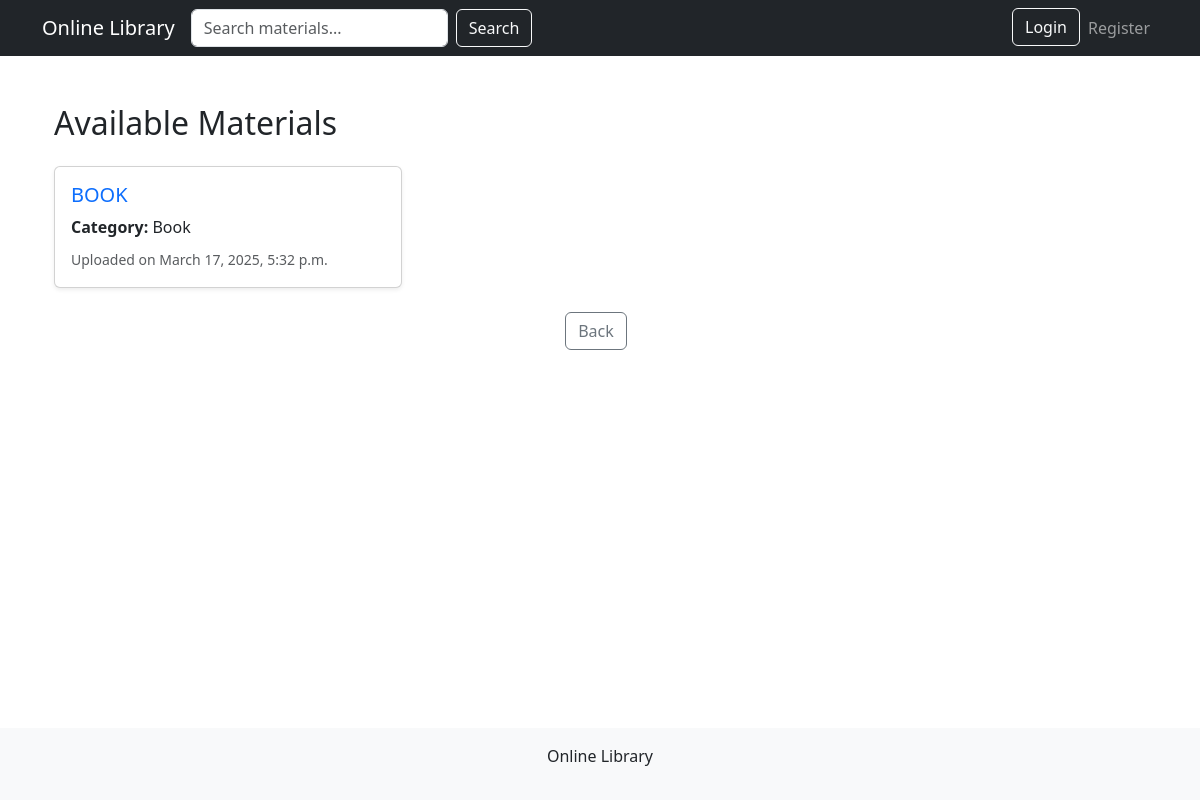
The page /materials/ on the database as committed earlier.
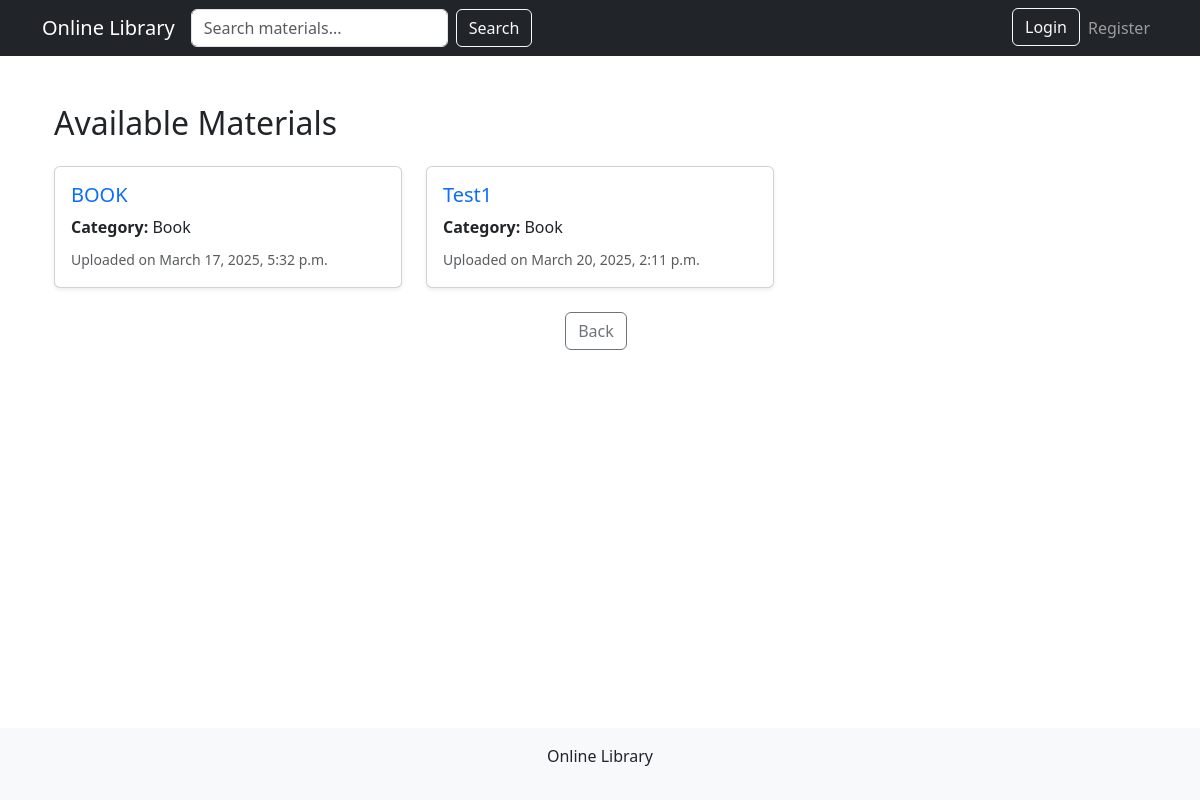
The same page on the database as committed later.
### library/models.py (models this page shows, shortened)
class Material(models.Model):
    title = models.CharField(max_length=255)
    description = models.TextField()
    category = models.CharField(max_length=20, choices=CATEGORY_CHOICES)
    file = models.FileField(upload_to='materials/')
    upload_date = models.DateTimeField(auto_now_add=True)
    uploaded_by = models.ForeignKey(User, on_delete=models.CASCADE)
    author = models.CharField(max_length=255, default="Unknown")
    release_date = models.DateField(default=date.today)

### library/views.py (the view)
# urls.py: path('materials/', views.material_list, name='material_list'),
def material_list(request):
    category = request.GET.get('category', None)
    query = request.GET.get('q', '')
    materials = Material.objects.all()
    if query:
        materials = materials.filter(title__icontains=query) | materials.filter(description__icontains=query)
    if category:
        materials = materials.filter(category=category)
    return render(request, 'library/material_list.html', {'materials': materials, 'selected_category': category})

### library/templates/library/material_list.html
{% extends 'library/base.html' %}
{% load static %}
{% block content %}
<div class="container my-4">
  <h2 class="mb-4">Available Materials</h2>
  {% if materials %}
    <div class="row row-cols-1 row-cols-md-2 row-cols-lg-3 g-4">
      {% for material in materials %}
        <div class="col">
          <div class="card h-100 shadow-sm">
            <div class="card-body d-flex flex-column">
              <h5 class="card-title">
                <a href="{% url 'material_detail' material.id %}" class="text-decoration-none">
                  {{ material.title }}
                </a>
              </h5>
              <p class="card-text mb-2"><strong>Category:</strong> {{ material.category }}</p>
              <p class="card-text text-muted mt-auto"><small>Uploaded on {{ material.upload_date }}</small></p>
            </div>
          </div>
        </div>
      {% endfor %}
    </div>
  {% else %}
    <div class="alert alert-info">No materials available.</div>
  {% endif %}
</div>
{% endblock %}

Rows that differ between the two databases and show on the page:
added Material: title "Test1", category "Book", upload_date "March 20, 2025, 2:11 p.m."
